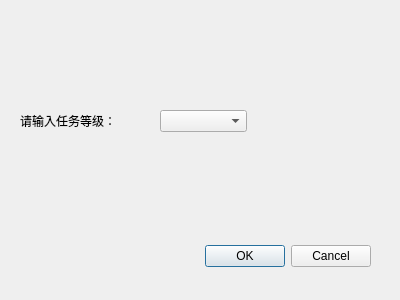
<?xml version="1.0" encoding="UTF-8"?>
<ui version="4.0">
 <class>LevelDialog</class>
 <widget class="QDialog" name="LevelDialog">
  <property name="geometry">
   <rect>
    <x>0</x>
    <y>0</y>
    <width>400</width>
    <height>300</height>
   </rect>
  </property>
  <property name="windowTitle">
   <string>Dialog</string>
  </property>
  <widget class="QDialogButtonBox" name="buttonBox">
   <property name="geometry">
    <rect>
     <x>30</x>
     <y>240</y>
     <width>341</width>
     <height>32</height>
    </rect>
   </property>
   <property name="orientation">
    <enum>Qt::Horizontal</enum>
   </property>
   <property name="standardButtons">
    <set>QDialogButtonBox::Cancel|QDialogButtonBox::Ok</set>
   </property>
  </widget>
  <widget class="QComboBox" name="comboBox">
   <property name="geometry">
    <rect>
     <x>160</x>
     <y>110</y>
     <width>87</width>
     <height>22</height>
    </rect>
   </property>
  </widget>
  <widget class="QLabel" name="label">
   <property name="geometry">
    <rect>
     <x>20</x>
     <y>110</y>
     <width>121</width>
     <height>21</height>
    </rect>
   </property>
   <property name="text">
    <string>请输入任务等级：</string>
   </property>
  </widget>
 </widget>
 <resources/>
 <connections>
  <connection>
   <sender>buttonBox</sender>
   <signal>accepted()</signal>
   <receiver>LevelDialog</receiver>
   <slot>accept()</slot>
   <hints>
    <hint type="sourcelabel">
     <x>248</x>
     <y>254</y>
    </hint>
    <hint type="destinationlabel">
     <x>157</x>
     <y>274</y>
    </hint>
   </hints>
  </connection>
  <connection>
   <sender>buttonBox</sender>
   <signal>rejected()</signal>
   <receiver>LevelDialog</receiver>
   <slot>reject()</slot>
   <hints>
    <hint type="sourcelabel">
     <x>316</x>
     <y>260</y>
    </hint>
    <hint type="destinationlabel">
     <x>286</x>
     <y>274</y>
    </hint>
   </hints>
  </connection>
 </connections>
</ui>
